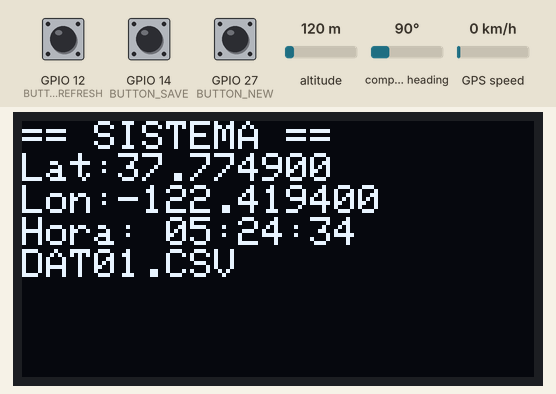
This sketch was run on a simulated ESP32. On the bench: 128×64 one-colour display. Inputs (shaded band) come from the test bench; at power-on: GPIO 12 (BUTTON_REFRESH) HIGH, GPIO 14 (BUTTON_SAVE) HIGH, GPIO 27 (BUTTON_NEW) HIGH, altitude 120 m, compass heading 90°, GPS speed 0 km/h. Storage starts empty; the GPS gets a fix after 3 s at 37.7749, -122.4194 with 8 satellites.

Above: at 4.9 s.
5.0 s: GPIO 12 (BUTTON_REFRESH) pulled LOW for 0.15 s
At 6.0 s:
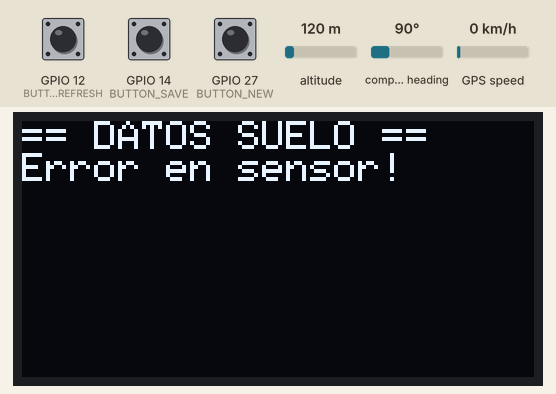
6.6 s: GPIO 14 (BUTTON_SAVE) pulled LOW for 0.15 s
At 8.0 s:
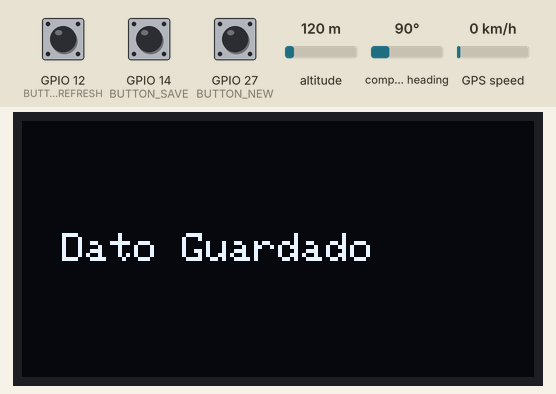
9.7 s: GPIO 27 (BUTTON_NEW) pulled LOW for 0.15 s
At 11.1 s:
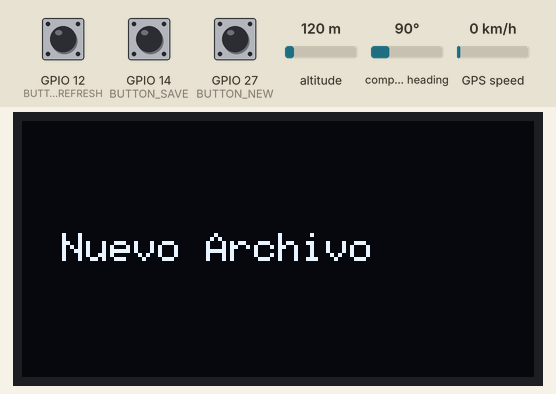
12.8 s: GPIO 12 (BUTTON_REFRESH) pulled LOW for 1 s
At 14.4 s:
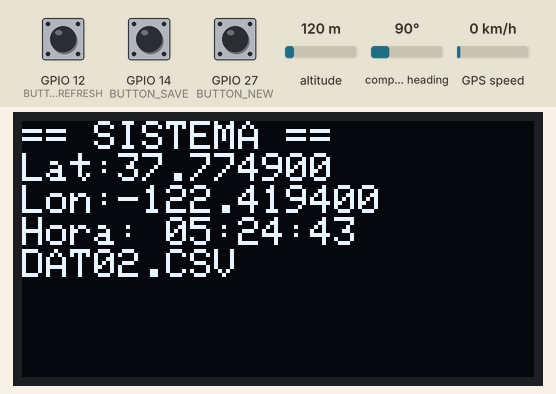
15.3 s: GPIO 14 (BUTTON_SAVE) pulled LOW for 1 s
At 15.9 s:
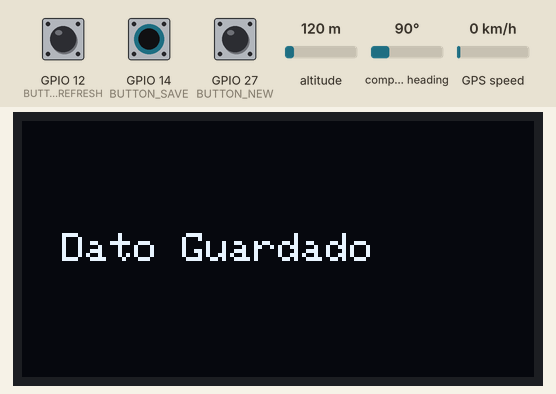
18.8 s: GPIO 27 (BUTTON_NEW) pulled LOW for 1 s
At 20.2 s:
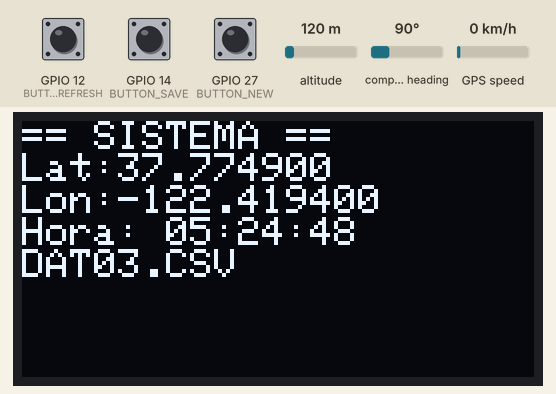
Timing chart, 0 to 21.8 s (numbered marks = the images above; inputs shaded):
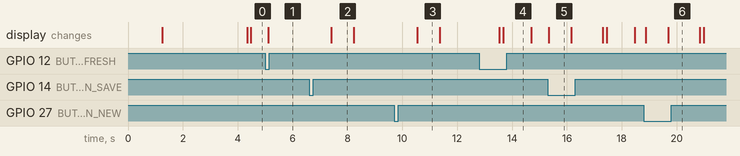

Measured:
- after the input at 5.0 s, the display: changes after 0.11 s (image 1)
- after the input at 6.6 s, the display: changes after 0.80 s (image 2)
- after the input at 9.7 s, the display: changes after 0.84 s (image 3)
- after the input at 12.8 s, the display: first changes after 0.74 s (image 4 shows a later state)
- after the input at 15.3 s, the display: changes at once (image 5)
- after the input at 18.8 s, the display: first changes after 0.07 s (image 6 shows a later state)
- what the display in image 2 shows lasts 0.8 s, from 7.4 s to 8.2 s

The sketch:

finalnpk.ino
```cpp
#include <Wire.h>             // Librería para la comunicación I2C, usada por el OLED
#include <Adafruit_GFX.h>      // Biblioteca gráfica base para las pantallas Adafruit
#include <Adafruit_SH110X.h>   // Biblioteca específica para pantallas SH1106 (OLED)
#include <TinyGPS++.h>         // Biblioteca para interpretar datos del GPS
#include <SD.h>                // Biblioteca para manejo de tarjetas SD
#include <SPI.h>               // Biblioteca para la comunicación SPI (necesaria para la SD)

// ================== Configuración OLED ==================
#define SCREEN_WIDTH 128       // Ancho en píxeles de la pantalla OLED
#define SCREEN_HEIGHT 64       // Altura en píxeles de la pantalla OLED
#define OLED_RESET -1          // Pin de reset (no se utiliza un pin físico en este caso)
Adafruit_SH1106G display(SCREEN_WIDTH, SCREEN_HEIGHT, &Wire, OLED_RESET);

#define GPS_RX 4               // Pin para recibir datos del GPS
#define GPS_TX 2               // Pin para enviar datos al GPS (aunque realmente solo se recibe)
HardwareSerial GPSSerial(1);   // Se crea un puerto serial adicional para el GPS
TinyGPSPlus gps;               // Objeto para procesar la información del GPS

#define RO 33                  // Pin RX para el sensor de suelo vía RS485
#define DI 32                  // Pin TX para el sensor de suelo
#define RE 26                  // Pin para activar la recepción
#define DE 25                  // Pin para activar la transmisión

#define BUTTON_SAVE 14         // Pin asignado para el botón de guardar datos
#define BUTTON_NEW 27          // Pin asignado para el botón de crear un nuevo archivo
#define BUTTON_REFRESH 12      // Pin asignado para el botón de refrescar pantalla
#define SD_CS 5                // Pin Chip Select para la tarjeta SD
#define DEBOUNCE 200           // Tiempo de "debounce" para evitar múltiples activaciones

volatile uint8_t screenState = 0; // Estado de la pantalla: 0 = Sistema, 1 = Suelo
volatile bool flags[3] = {false, false, false}; // Flags para eventos: [refresh, save, newFile]
unsigned long lastInterrupt = 0;  // Controla el tiempo entre interrupciones
String currentFile = "";          // Guarda el nombre del archivo actual en la SD

struct SensorData {
  // Datos del GPS
  double lat = 0.0;
  double lng = 0.0;
  uint8_t hour = 0;
  uint8_t minute = 0;
  uint8_t second = 0;
  bool gpsValid = false;

  // Datos del sensor de suelo
  float temp = -1.0;
  float humidity = -1.0;
  unsigned int ec = 0;
  float ph = -1.0;
  unsigned int n = 0;
  unsigned int p = 0;
  unsigned int k = 0;
  unsigned int sal = 0;
  bool sensorValid = false;
};
class SoilSensor {
private:
  // Comando para solicitar datos del sensor (según protocolo RS485)
  const byte cmd[8] = {0x01, 0x03, 0x00, 0x00, 0x00, 0x08, 0x44, 0x0C};
  byte response[21]; // Buffer donde se almacena la respuesta del sensor

  // Función para combinar dos bytes y formar un entero de 16 bits
  uint16_t combinarBytes(uint8_t high, uint8_t low) {
    return (high << 8) | low;
  }

public:
  // Inicializa el sensor configurando el puerto serie y los pines de control
  void iniciar() {
    Serial2.begin(9600, SERIAL_8N1, RO, DI);
    pinMode(RE, OUTPUT);
    pinMode(DE, OUTPUT);
    digitalWrite(RE, LOW);
    digitalWrite(DE, LOW);
  }

  // Envía el comando al sensor y procesa la respuesta para actualizar los datos
  bool leer(SensorData &data) {
    // Activa la transmisión para enviar el comando
    digitalWrite(DE, HIGH);
    digitalWrite(RE, HIGH);
    delay(10);
    Serial2.write(cmd, 8);
    Serial2.flush();
    // Desactiva la transmisión para empezar a leer la respuesta
    digitalWrite(DE, LOW);
    digitalWrite(RE, LOW);

    uint8_t idx = 0;
    unsigned long inicio = millis();
    // Espera hasta 1 segundo o hasta recibir los 21 bytes esperados
    while((millis() - inicio < 1000) && (idx < 21)) {
      if(Serial2.available()) {
        response[idx++] = Serial2.read();
      }
    }

    // Verifica la integridad de la respuesta y asigna los valores a 'data'
    if(idx == 21 && response[0] == 0x01 && response[1] == 0x03) {
      data.temp = combinarBytes(response[3], response[4]) / 10.0;
      data.humidity = combinarBytes(response[5], response[6]) / 10.0;
      data.ec = combinarBytes(response[7], response[8]);
      data.ph = combinarBytes(response[9], response[10]) / 100.0;
      data.n = combinarBytes(response[11], response[12]);
      data.p = combinarBytes(response[13], response[14]);
      data.k = combinarBytes(response[15], response[16]);
      data.sal = combinarBytes(response[17], response[18]);
      data.sensorValid = true; // Los datos recibidos son válidos
      return true;
    }
    data.sensorValid = false; // Si la respuesta falla, se marca el sensor como inválido
    return false;
  }
};

SoilSensor sensorSuelo;  // Instancia para manejar el sensor de suelo
SensorData datos;        // Variable global para almacenar los datos recopilados


void IRAM_ATTR handleRefresh() {
  if(millis() - lastInterrupt > DEBOUNCE) {
    flags[0] = true;
    lastInterrupt = millis();
  }
}

void IRAM_ATTR handleSave() {
  if(millis() - lastInterrupt > DEBOUNCE) {
    flags[1] = true;
    lastInterrupt = millis();
  }
}

void IRAM_ATTR handleNewFile() {
  if(millis() - lastInterrupt > DEBOUNCE) {
    flags[2] = true;
    lastInterrupt = millis();
  }
}

// ================== Función setup() ==================
void setup() {
  digitalWrite(22, LOW);  // Inicia el reinicio del sistema
  delay(1200);
  Serial.begin(115200);   // Inicia la comunicación serial para debug

  // Inicializa la pantalla OLED y muestra la pantalla de inicio
  display.begin(0x3C, true);
  display.setTextColor(SH110X_WHITE);
  mostrarSplash();

  // Inicializa el GPS y el sensor de suelo
  GPSSerial.begin(9600, SERIAL_8N1, GPS_RX, GPS_TX);
  sensorSuelo.iniciar();

  // Configura los botones con resistencia interna pull-up
  pinMode(BUTTON_REFRESH, INPUT_PULLUP);
  pinMode(BUTTON_SAVE, INPUT_PULLUP);
  pinMode(BUTTON_NEW, INPUT_PULLUP);
  // Asocia cada botón a su función de interrupción
  attachInterrupt(BUTTON_REFRESH, handleRefresh, FALLING);
  attachInterrupt(BUTTON_SAVE, handleSave, FALLING);
  attachInterrupt(BUTTON_NEW, handleNewFile, FALLING);

  // Inicializa la tarjeta SD y crea un archivo nuevo para almacenar datos
  if(!SD.begin(SD_CS)) {
    mostrarError("Error en SD!");
    while(true);
  }
  crearNuevoArchivo();
}

void loop() {
  actualizarGPS();         // Procesa los datos entrantes del GPS
  actualizarSensorSuelo(); // Lee los datos del sensor de suelo
  manejarEventos();        // Maneja eventos generados por los botones
  actualizarPantalla();    // Refresca la pantalla OLED
  delay(100);
}


// Lee datos del puerto serial del GPS y actualiza la estructura 'datos'
void actualizarGPS() {
  while(GPSSerial.available()) {
    if(gps.encode(GPSSerial.read())) {
      // Verifica que tanto la ubicación como la hora sean válidas
      datos.gpsValid = gps.location.isValid() && gps.time.isValid();
      if(datos.gpsValid) {
        datos.lat = gps.location.lat();
        datos.lng = gps.location.lng();
        datos.hour = gps.time.hour()-5; // Ajuste de zona horaria a Colombia
        datos.minute = gps.time.minute();
        datos.second = gps.time.second();
      }
    }
  }
}

// Realiza una lectura del sensor cada 2 segundos
void actualizarSensorSuelo() {
  static unsigned long ultimaLectura = 0;
  if(millis() - ultimaLectura > 2000) {
    sensorSuelo.leer(datos);
    ultimaLectura = millis();
  }
}

//  Función para Manejar Eventos
void manejarEventos() {
  if(flags[0]) { // Si se presionó el botón de refrescar
    screenState = (screenState + 1) % 2;
    flags[0] = false;
  }

  if(flags[1]) { // Si se presionó el botón de guardar datos
    guardarEnSD();
    flags[1] = false;
    mostrarMensajeTemporal("Dato Guardado");
  }

  if(flags[2]) { // Si se presionó el botón para nuevo archivo
    crearNuevoArchivo();
    flags[2] = false;
    mostrarMensajeTemporal("Nuevo Archivo");
  }
}

// Función para Crear un Nuevo Archivo en la SD
void crearNuevoArchivo() {
  uint8_t numArchivo = 1;
  do {
    currentFile = "/DAT" + String(numArchivo < 10 ? "0" : "") + String(numArchivo) + ".CSV";
    numArchivo++;
  } while(SD.exists(currentFile));

  // Abre el archivo y designa los nombres de cada columna
  File archivo = SD.open(currentFile, FILE_WRITE);
  if(archivo) {
    archivo.println("Latitud,Longitud,Hora,Min,Seg,Temp,Humedad,CE,pH,N,P,K,Sal");
    archivo.close();
  }
}

// Función para Guardar Datos en la SD
void guardarEnSD() {
  File archivo = SD.open(currentFile, FILE_APPEND);
  if(archivo) {
    archivo.printf("%.6f,%.6f,%02d,%02d,%02d,%.1f,%.1f,%d,%.2f,%d,%d,%d,%d\n",
                  datos.lat,
                  datos.lng,
                  datos.hour,
                  datos.minute,
                  datos.second,
                  datos.temp,
                  datos.humidity,
                  datos.ec,
                  datos.ph,
                  datos.n,
                  datos.p,
                  datos.k,
                  datos.sal);
    archivo.close();
  }
}

// Función para Actualizar la Pantalla
void actualizarPantalla() {
  display.clearDisplay();
  display.setCursor(0, 0);

  if(screenState == 0) { // Muestra la información del sistema
    display.println("== SISTEMA ==");

    if(datos.gpsValid) {
      display.printf("Lat:%.6f\n", datos.lat);
      display.printf("Lon:%.6f\n", datos.lng);
    } else {
      display.println("GPS: Sin senal");
    }

    display.printf("Hora: %02d:%02d:%02d\n",
                  datos.hour,
                  datos.minute,
                  datos.second);

    // Muestra el nombre del archivo actual d
    String nombreCorto = currentFile.substring(1);
    if(nombreCorto.length() > 16) {
      display.println(nombreCorto.substring(0, 16));
      display.println(nombreCorto.substring(16));
    } else {
      display.println(nombreCorto);
    }
  }
  else { // Muestra los datos del sensor de suelo
    display.println("== DATOS SUELO ==");
    if(datos.sensorValid) {
      display.printf("T:%.1fC H:%.1f%%\n", datos.temp, datos.humidity);
      display.printf("CE:%d pH:%.2f\n", datos.ec, datos.ph);
      display.printf("N:%d P:%d K:%d\n", datos.n, datos.p, datos.k);
      display.printf("Sal:%d", datos.sal);
    } else {
      display.println("Error en sensor!");
    }
  }
  display.display();  // Envía la información actualizada a la pantalla
}

//  Función para Mostrar la Pantalla de Inicio
void mostrarSplash() {
  display.clearDisplay();
  display.setTextSize(2);
  display.setCursor(15, 20);
  display.print("AGROTECH");
  display.setTextSize(1);
  display.setCursor(30, 45);
  display.print("INICIANDO...");
  display.display();
  delay(2000);
  display.setTextSize(1);
  display.clearDisplay();
}

// Función para Mostrar un Mensaje
void mostrarMensajeTemporal(const char* msg) {
  display.clearDisplay();
  display.setCursor(10, 28);
  display.print(msg);
  display.display();
  delay(800);
}

//  Función para Mostrar un Mensaje de Error
void mostrarError(const char* msg) {
  display.clearDisplay();
  display.setTextColor(SH110X_WHITE);
  display.setCursor(0, 0);
  display.print("ERROR:");
  display.setCursor(0, 20);
  display.print(msg);
  display.display();
}
```
